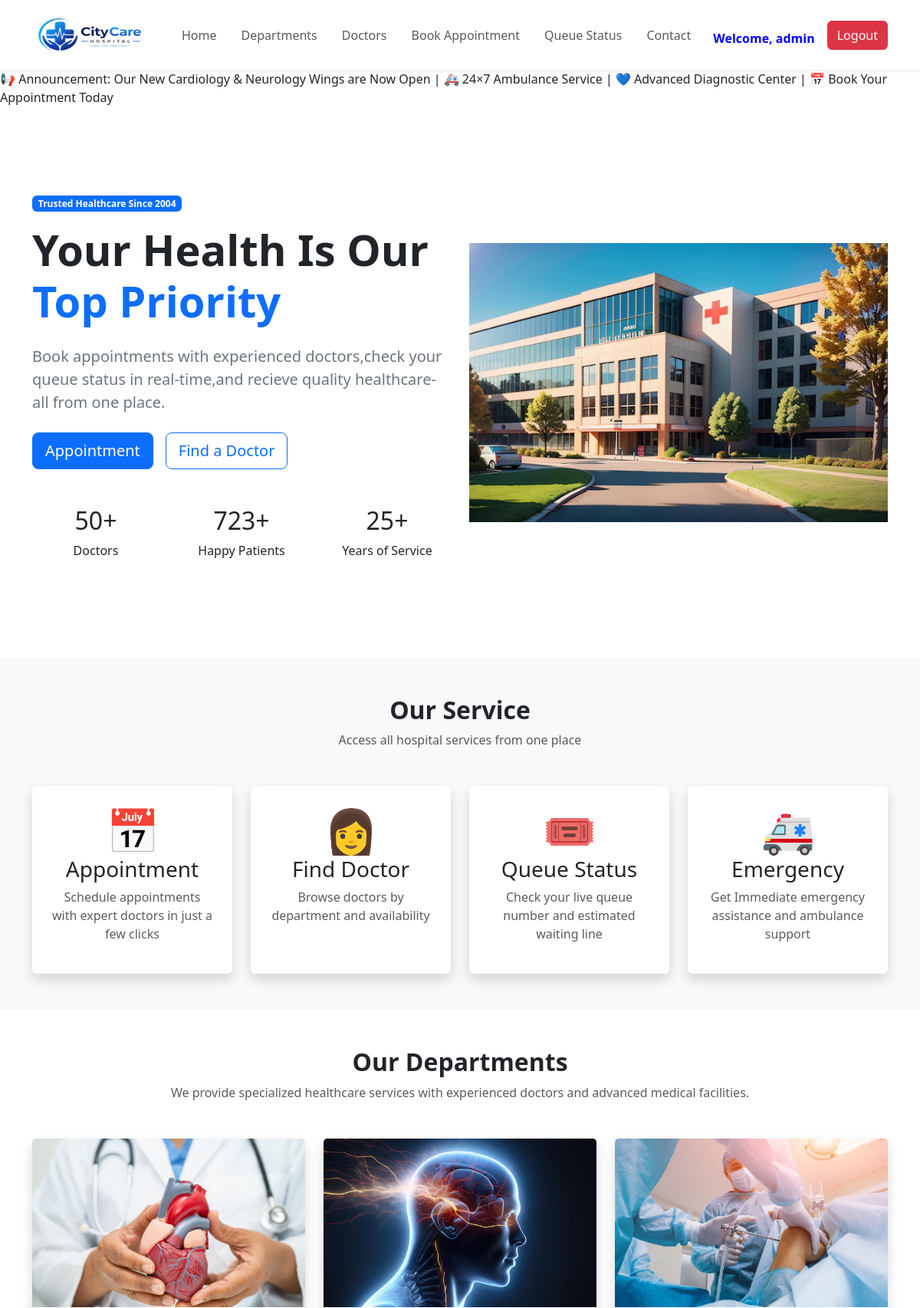
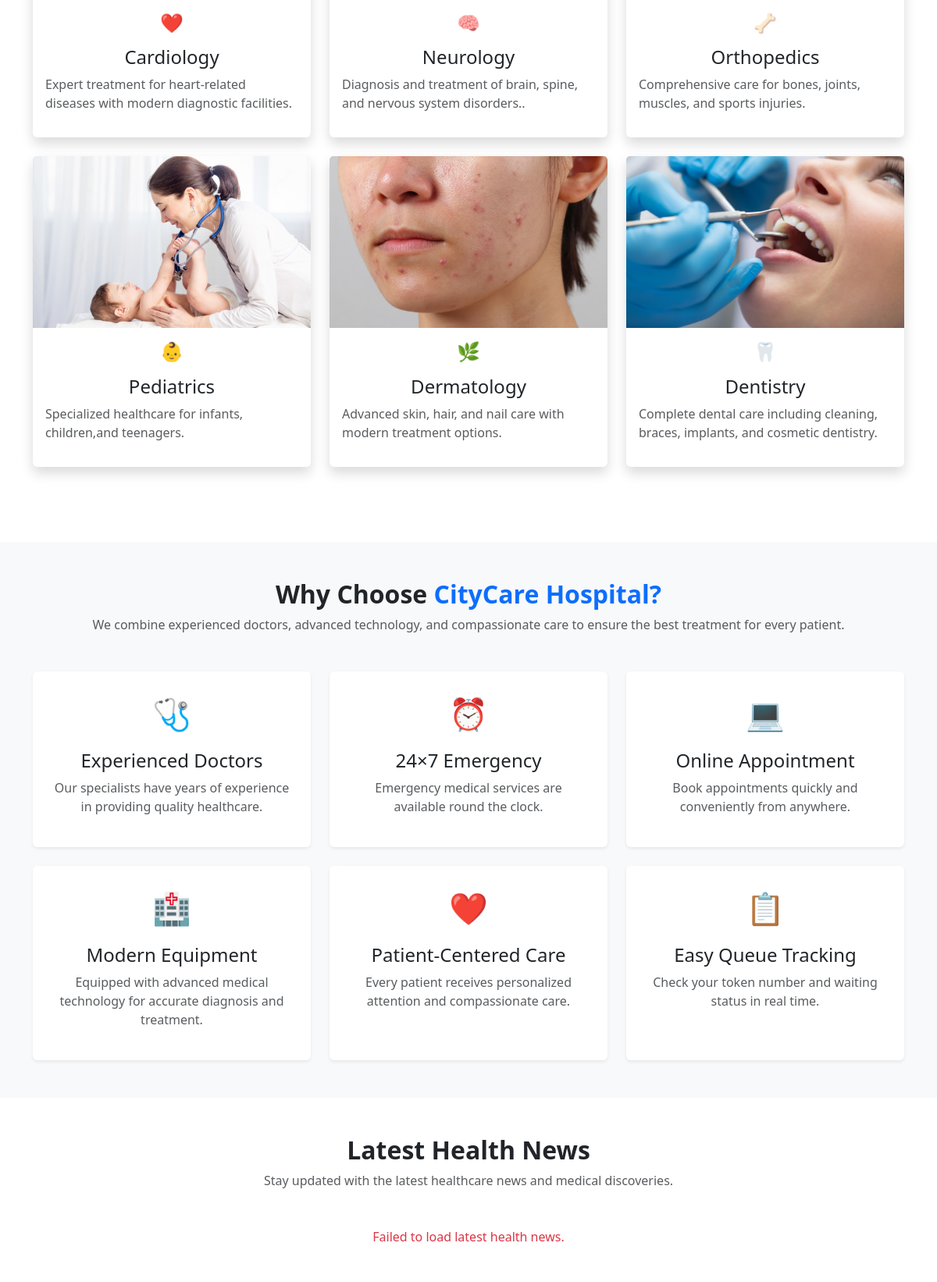
Screenshot of / (signed in, upper part) with the database file from the repository (2 pictures, top to bottom).
### website/models.py (models this page shows, shortened)
class Services(models.Model):
    icon=models.CharField(max_length=3)
    title=models.CharField(max_length=20)
    description=models.TextField()
    render=models.CharField(max_length=50)

class Department(models.Model):
    icon=models.CharField(max_length=20)
    name=models.CharField(max_length=50)
    images=models.ImageField(upload_to="departments/")
    description=models.TextField()

### website/views.py (the view)
# urls.py: 2. Add a URL to urlpatterns:  path('', views.home, name='home')
def home(request):
    departments=Department.objects.all()
    services=Services.objects.all()
    cards=[
        {
            "icon":"🩺",
            "title":"Experienced Doctors",
            "description":"Our specialists have years of experience in providing quality healthcare."
        },
        {
            "icon":"⏰",
            "title":"24×7 Emergency",
            "description":"Emergency medical services are available round the clock."
        },
        {
            "icon":"💻",
            "title":"Online Appointment",
            "description":"Book appointments quickly and conveniently from anywhere."
        },
        {
            "icon":"🏥",
            "title":"Modern Equipment",
            "description":"Equipped with advanced medical technology for accurate diagnosis and treatment."
        },
        {
            "icon":"❤️",
            "title":"Patient-Centered Care",
            "description":"Every patient receives personalized attention and compassionate care."
        },
        {
            "icon":"📋",
            "title":"Easy Queue Tracking",
            "description":"Check your token number and waiting status in real time."
        }
    ]
    testimonials=Testimonials.objects.all()
    return render(request,"website/index.html",{"departments":departments,"services":services,"cards":cards,"testimonials":testimonials})

### website/templates/website/index.html (shortened to what this page needs)
{% extends 'website/base.html' %}
{% load static %}
{% block content %}
<marquee behavior="scroll" direction="left" scrollamount="8">
    📢 Announcement: Our New Cardiology & Neurology Wings are Now Open | 🚑 24×7 Ambulance Service | 💙 Advanced
    Diagnostic Center | 📅 Book Your Appointment Today
</marquee>
<section class="hero py-5">
    <div class="container">
        <div class="row align-items-center">
            <div class="col-lg-6">
                <span class="badge bg-primary mb-3">Trusted Healthcare Since 2004</span>
                <h1 class="display-4 fw-bold mb-4">
                    Your Health Is Our <span class="text-primary">Top Priority</span>
                </h1>
                <p class="lead text-secondary mb-4">
                    Book appointments with experienced doctors,check your queue status in real-time,and recieve
                    quality healthcare-all from one place.
                </p>
                <div class="d-flex flex-wrap gap-3 mb-5">
                    <a href="{% url 'appointments:appointments' %}" class="btn btn-primary btn-lg">Appointment</a>
                    <a href="{% url 'doctors:doctors' %}" class="btn btn-outline-primary btn-lg">Find a Doctor</a>
                </div>
                <div class="row text-center mt-5">
                    <div class="col-md-4">
                        <h2 id="doctorCount">0</h2>
                        <p>Doctors</p>
                    </div>
                    <div class="col-md-4">
                        <h2 id="patientCount">0</h2>
                        <p>Happy Patients</p>
                    </div>
                    <div class="col-md-4">
                        <h2 id="experienceCount">0</h2>
                        <p>Years of Service</p>
                    </div>
                </div>
            </div>
            <div class="col-lg-6 text-center">
                <img src="{% static 'images/hospital.avif' %}" class="img-fluid" alt="Hospital Image">
            </div>
        </div>
    </div>
</section>
<section class="services py-5 bg-light">
    <div class="container">
        <div class="text-center mb-5">
            <h2 class="fw-bold">
                Our Service
            </h2>
            <p class="text-muted">Access all hospital services from one place</p>
        </div>
        <div class="row">
            {% for service in services %}
            <div class="col-md-6 col-lg-3">
                <div class="card border-0 shadow h-100 text-center p-4">
                    <div class="display-4">{{ service.icon }}</div>
                    <h3>{{ service.title }}</h3>
                    <p class="text-muted">
                        {{ service.description }}
                    </p>
                </div>
            </div>
            {% endfor %}
        </div>
    </div>
</section>
<section class="departments py-5">
    <div class="container">
        <div class="text-center mb-5">
            <h2 class="fw-bold">
                Our Departments
            </h2>
            <p class="text-muted">
                We provide specialized healthcare services with experienced
                doctors and advanced medical facilities.
            </p>
        </div>
        <div class="row g-4">
            {% for department in departments %}
            <div class="col-md-6 col-lg-4">
                <div class="card border-0 shadow h-100">
                    <img src="{{ department.images.url }}" class="card-img-top" alt="{{ department.name }}"
                        style="height:220px; object-fit:cover;">
                    <div class="card-body">
                        <h4 class="text-center">{{ department.icon }}</h4>
                        <h4 class="mt-3 text-center">{{ department.name }}</h4>
                        <p class="text-muted">
                            {{ department.description }}
                        </p>
                    </div>
                </div>
            </div>
            {% endfor %}
        </div>
    </div>
</section>
<section class="why-us py-5 bg-light mt-5">
    <div class="container">
        <div class="text-center mb-5">
            <h2 class="fw-bold">
                Why Choose <span class="text-primary">CityCare Hospital?</span>
            </h2>
            <p class="text-muted">
                We combine experienced doctors, advanced technology, and compassionate care to ensure the best
                treatment for every patient.
            </p>
        </div>
        <div class="row g-4">
            {% for card in cards %}
            <div class="col-md-6 col-lg-4">
                <div class="card border-0 shadow-sm h-100 text-center p-4">
                    <div class="fs-1 text-primary mb-3">
                        {{ card.icon }}
                    </div>
                    <h4>{{ card.title }}</h4>
                    <p class="text-muted">
                        {{ card.description }}
                    </p>
                </div>
            </div>
            {% endfor %}
        </div>
    </div>
</section>
<section class="health-news py-5">
    <div class="container">
        <div class="text-center mb-5">
            <h2 class="fw-bold">
                Latest Health News
            </h2>
            <p class="text-muted">
                Stay updated with the latest healthcare news and medical discoveries.
            </p>
        </div>
        <div class="row g-4" id="newsContainer">
        </div>
    </div>
</section>
{% endblock %}

### website/templates/website/base.html (shortened to what this page needs)
{% load static %}
<!DOCTYPE html>
<html lang="en">
<head>
    <link rel="stylesheet" href="{% static 'css/bootstrap.min.css' %}">
    <link rel="stylesheet" href="{% static 'css/style.css' %}">
    <link rel="stylesheet" href="https://cdnjs.cloudflare.com/ajax/libs/font-awesome/6.7.2/css/all.min.css">
    <link rel="stylesheet" href="https://cdn.jsdelivr.net/npm/bootstrap-icons@1.13.1/font/bootstrap-icons.min.css">
</head>
<body>
    <nav class="navbar navbar-expand-lg bg-white shadow-sm sticky-top">
        <div class="container">
            <a class="navbar-brand" href="{% url 'website:home' %}">
                <img src="{% static 'images/logo.png' %}" alt="CityCare Logo" width="150" height="65">
            </a>
            <div class="collapse navbar-collapse" id="navbar">
                <ul class="navbar-nav mx-auto gap-3">
                    <li class="nav-item">
                        <a href="{% url 'website:home' %}" class="nav-link">
                            Home
                        </a>
                    </li>
                    <li class="nav-item">
                        <a href="{% url 'doctors:department' %}" class="nav-link">
                            Departments
                        </a>
                    </li>
                    <li class="nav-item">
                        <a href="{% url 'doctors:doctors' %}" class="nav-link">
                            Doctors
                        </a>
                    </li>
                    <li class="nav-item">
                        <a href="{% url 'appointments:appointments' %}" class="nav-link">
                            Book Appointment
                        </a>
                    </li>
                    <li class="nav-item">
                        <a href="{% url 'queueapp:queue' %}" class="nav-link">
                            Queue Status
                        </a>
                    </li>
                    <li class="nav-item">
                        <a href="{% url 'website:contact' %}" class="nav-link">
                            Contact
                        </a>
                    </li>
                </ul>
                {% if user.is_authenticated %}
                <span class="me-3 mt-2" style="font-weight: bold; color: blue;">
                    Welcome, {{ user.username }}
                </span>
                <a href="{% url 'accounts:logout' %}" class="btn btn-danger">
                    Logout
                </a>
                {% endif %}
            </div>
        </div>
    </nav>
    {% block content %}
    {% endblock %}
</body>
</html>

### static/css/style.css (style rules this page uses)
.hero { min-height: 90vh; display: flex; align-items: center; }
.hero img { max-width: 100%; height: auto; }
.card { transition: all 0.3s ease; cursor: pointer; }

### rows the page displays
Services: icon "📅", title "Appointment", description "Schedule appointments with expert doctors in just a few clicks"
Services: icon "👩‍", title "Find Doctor", description "Browse doctors by department and availability"
Services: icon "🎟", title "Queue Status", description "Check your live queue number and estimated waiting line"
Services: icon "🚑", title "Emergency", description "Get Immediate emergency assistance and ambulance support"
Department: images (picture), icon "❤️", name "Cardiology", description "Expert treatment for heart-related diseases with modern diagnostic facilities."
Department: images (picture), icon "🧠", name "Neurology", description "Diagnosis and treatment of brain, spine, and nervous system disorders.."
Department: images (picture), icon "🦴", name "Orthopedics", description "Comprehensive care for bones, joints, muscles, and sports injuries."
Department: images (picture), icon "👶", name "Pediatrics", description "Specialized healthcare for infants, children,and teenagers."
Department: images (picture), icon "🌿", name "Dermatology", description "Advanced skin, hair, and nail care with modern treatment options."
Department: images (picture), icon "🦷", name "Dentistry", description "Complete dental care including cleaning, braces, implants, and cosmetic dentistry."

### other values shown
{{ user.username }} "admin"
{{ card.icon }} "🩺" "⏰" "💻" "🏥" "❤️" "📋"
{{ card.title }} "Experienced Doctors" "24×7 Emergency" "Online Appointment" "Modern Equipment" "Patient-Centered Care" "Easy Queue Tracking"
{{ card.description }} "Our specialists have years of experience in providing quality healthcare." "Emergency medical services are available round the clock." "Book appointments quickly and conveniently from anywhere." "Equipped with advanced medical technology for accurate diagnosis and treatment." "Every patient receives personalized attention and compassionate care." "Check your token number and waiting status in real time."
